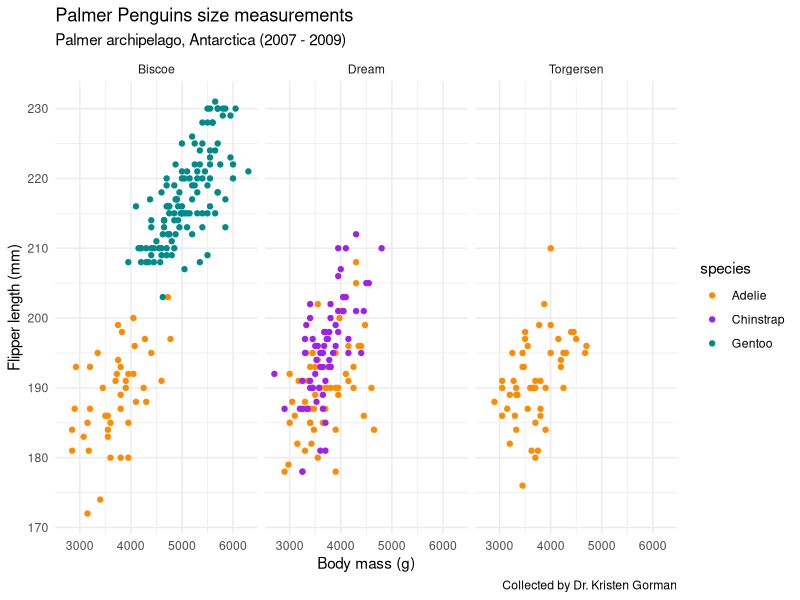

This figure's R source:
##~~~~~~~~~~~~~~~~~~~~~~~~~~~~~~~~~~~~~~~~~~~~~~~~~~~~~~~~~~~~~~~~~~~~~~~~~~~~~~
##                            Derivative practice                           ----
##~~~~~~~~~~~~~~~~~~~~~~~~~~~~~~~~~~~~~~~~~~~~~~~~~~~~~~~~~~~~~~~~~~~~~~~~~~~~~~

# small change

#................Practice using the function D().................

# create an expression 
my_expression <- expression(5 * x^2)

# find the derivative of the expression with respect to x
my_derivative <- D(expr = my_expression, name = "x")
my_derivative

# evaluate derivative at x = 2.8
x <- 2.8

# evaluate!
eval(my_derivative)

#....................another example with D()....................
# find derivative with respect to x
my_derivative <- D(expr = expression(3.1 * x^4 - 28 * x), name = "x")
my_derivative

# create and store a function
fx <- expression(x^2)

# find the derivative with respect to x
df_dx <- D(expr = fx, name = "x")
df_dx

#..........................more practice.........................
# create and store functions
gz <- expression(2 * z^3 - 10.5 * z^2 + 4.1)
Ty <- expression((2 * y^3 + 1)^4 - 8 * y^3)

# find the derivative of the functions
dg_dz <- D(expr = gz, name = "z")
dg_dz

dT_dy <- D(expr = Ty, name = "y")
dT_dy

# find the slope of T(y) at a range of values
y <- seq(from = -0.4, to = 2.0, by = 0.1)

# evaluate the slope of T(y) at each of those values
eval(dT_dy)

# plotting example
library(ggplot2)
library(palmerpenguins)

ggplot(data = penguins, aes(x = body_mass_g, y = flipper_length_mm)) + 
  geom_point(aes(color = species)) +
  scale_color_manual(values = c("darkorange", "purple", "cyan4")) + 
  labs(x = "Body mass (g)",
       y = "Flipper length (mm)",
       title = "Palmer Penguins size measurements",
       subtitle = "Palmer archipelago, Antarctica (2007 - 2009)",
       caption = "Collected by Dr. Kristen Gorman") + 
  facet_wrap(~island) + 
  theme_minimal()
  